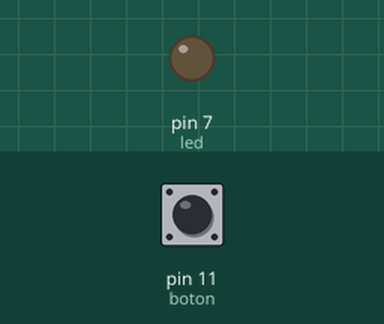
Bench run of a sketch on a simulated Arduino Uno, built with avr-gcc and run on an emulated ATmega328P. On the bench: output pins drawn as LEDs (lit = HIGH). The inputs (shaded band) are chosen by the test bench; at power-on: pin 11 (boton) LOW.

Above: at 1.2 s.
1.3 s: pin 11 (boton) pulled HIGH for 0.15 s
At 2.5 s:
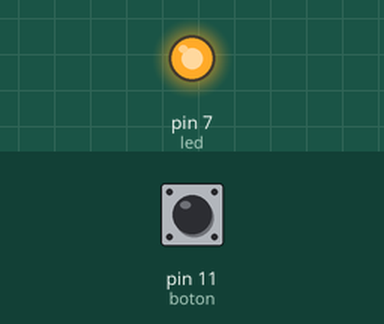
Timing chart, 0 to 7.8 s (numbered marks = the images above; inputs shaded):
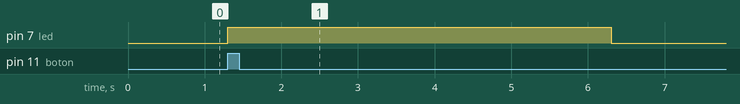

The sketch:

Vinculo_Proteus_Arduino.ino
```cpp
int led=7;
int boton=11;
int valor;

void setup() {
  pinMode (led,OUTPUT);
  pinMode (boton,INPUT);
}
void loop (){
  valor= digitalRead(boton);
  if(valor==1){
    digitalWrite (led,HIGH);
    delay (5000);
  }
  else {
    digitalWrite (led,LOW);
  }
}
```

Measured:
- after the input at 1.3 s, pin 7 (led): LOW → HIGH at once, → LOW 5.0 s later
